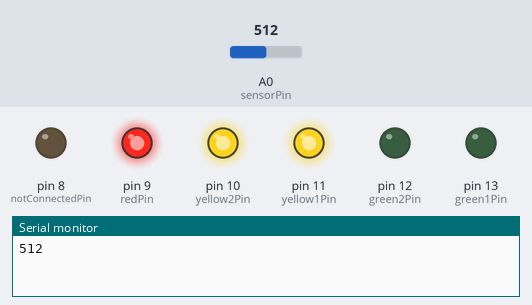
Bench run of a sketch on a simulated Arduino Uno, built with avr-gcc and run on an emulated ATmega328P. Shown: output pins drawn as LEDs (lit = HIGH), the last lines printed to the serial monitor. The test bench sets the inputs (shaded band); at power-on: A0 (sensorPin) = 512.

Above: at 1.8 s.
1.9 s: A0 (sensorPin) set to 605
4.2 s: A0 (sensorPin) set to 622
At 6.4 s:
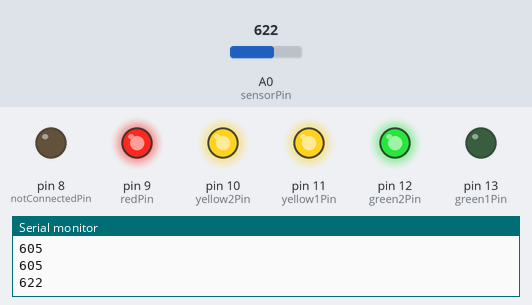
7.5 s: A0 (sensorPin) set to 809
10.2 s: A0 (sensorPin) set to 829
At 13.2 s:
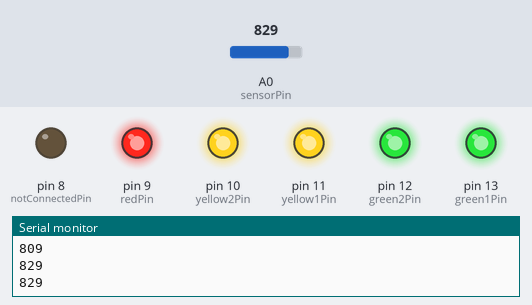
13.5 s: A0 (sensorPin) set to 306
At 15.8 s:
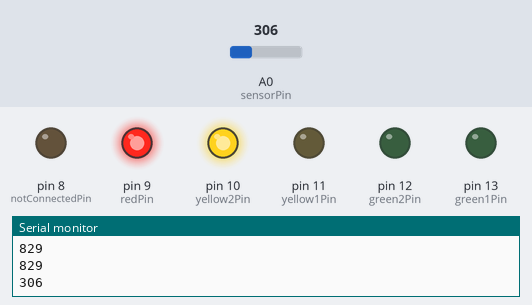
16.5 s: A0 (sensorPin) set to 392
19.2 s: A0 (sensorPin) set to 420
At 21.6 s:
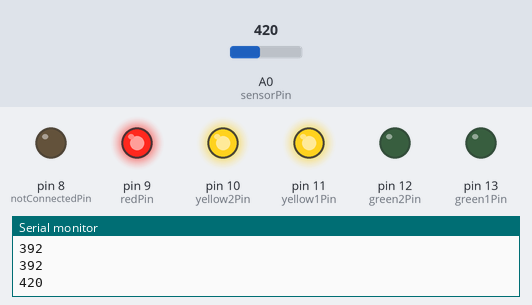
Timing chart, 0 to 23.1 s (numbered marks = the images above; inputs shaded):
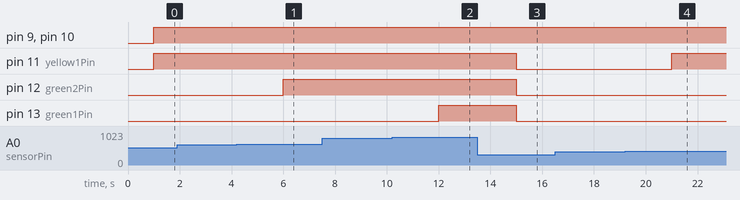

The sketch:

resist_meter.ino
```cpp
/*
  Analog Input

 */
int sensorPin = A0;    // select the input pin for the potentiometer
int green1Pin = 13;      // select the pin for the LED
int green2Pin = 12;
int yellow1Pin = 11;
int yellow2Pin = 10;
int redPin = 9;
int notConnectedPin = 8;
int sensorValue = 0;  // variable to store the value coming from the sensor
int wait = 1000; // 100us need for alog read
//Vo = Vi*(R2/(R1+R2))
//R2 =10k Vi =5V
//Vo = 0-5 --> 0-1023
//R1 high = low V0 = red
int red = 204;
int yellow2 = 408;
int yellow1 = 612;
int green2 = 816;


void setup() {
  // declare the leds as an OUTPUT:
  Serial.begin(9600);
  pinMode(green1Pin, OUTPUT);
  pinMode(green2Pin, OUTPUT);
  pinMode(yellow1Pin, OUTPUT);
  pinMode(yellow2Pin, OUTPUT);
  pinMode(redPin, OUTPUT);
  pinMode(notConnectedPin, OUTPUT);
}

void loop() {
  // read the value from the sensor:
  sensorValue = analogRead(sensorPin);
  delay(wait);
  Serial.print(sensorValue);
  Serial.print("\n");

  //start  lowest
  //not connected..
  if (sensorValue <= 2){
    digitalWrite(notConnectedPin, HIGH);
  } else {
     digitalWrite(notConnectedPin, LOW);
  }

  if (sensorValue > 2){
    digitalWrite(redPin, HIGH);
  } else {
     digitalWrite(redPin, LOW);
  }

  if (sensorValue > red){
    digitalWrite(yellow2Pin, HIGH);
  } else {
     digitalWrite(yellow2Pin, LOW);
  }

  if (sensorValue > yellow2){
    digitalWrite(yellow1Pin, HIGH);
  } else {
     digitalWrite(yellow1Pin, LOW);
  }

  if (sensorValue > yellow1){
    digitalWrite(green2Pin, HIGH);
  } else {
     digitalWrite(green2Pin, LOW);
  }

  if (sensorValue > green2){
    digitalWrite(green1Pin, HIGH);
  } else {
     digitalWrite(green1Pin, LOW);
  }


}
```

Measured:
- the behaviour switches between 612 and 613 on A0 (sensorPin) (found by bisection; images 0 and 1)
- the behaviour switches between 816 and 817 on A0 (sensorPin) (found by bisection; images 1 and 2)
- the behaviour switches between 408 and 409 on A0 (sensorPin) (found by bisection; images 3 and 4)
- after the input at 4.2 s, pin 12 (green2Pin): LOW → HIGH after 1.8 s
- after the input at 10.2 s, pin 13 (green1Pin): LOW → HIGH after 1.8 s
- after the input at 13.5 s, pin 11 (yellow1Pin), pin 12 (green2Pin), pin 13 (green1Pin): HIGH → LOW after 1.5 s
- after the input at 19.2 s, pin 11 (yellow1Pin): LOW → HIGH after 1.8 s
